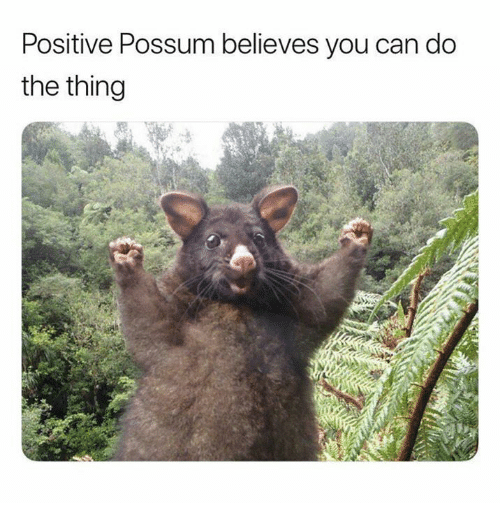
#> input picture images/positive-possum.png, 500 x 525 px
$ jupyter execute opencv_tutorial_1.ipynb   (shell and % lines are left out)
#> lines starting #> are read from the running program, lines starting #| are printed output that depends on the picture
# OpenCV Tutorial

This tutorial is intended to provide an easy start for opencv with Python. At the beginning, basic operations for opening and editing are described!

[cell 1]
import cv2
import numpy as np
import matplotlib.pyplot as plt
import os

[cell 2]
def plot_image(image):
    fig = plt.figure(figsize=(10, 10))

    image = cv2.cvtColor(image, cv2.COLOR_BGR2RGB)
    plt.imshow(image)
    plt.show()

[cell 3]
IMAGE_DIR = './images/'

## Basic image operations

To open a Image use **cv2.imread(image_path,color_mode)**  First argument is image path, even if path is wrong, there wont be an error.
Second argument specifies in what color space image should be loaded
*    **0 : cv2.IMREAD_COLOR** : Loads a color image. Any transparency of image will be neglected. It is the default flag.
*    **1 : cv2.IMREAD_GRAYSCALE** : Loads image in grayscale mode
*    **-1: cv2.IMREAD_UNCHANGED** : Loads image as such including alpha channel

[cell 4]
#load as rgb
img = cv2.imread(os.path.join(IMAGE_DIR,'positive-possum.png'),1)
#> img is the input picture: shape (525, 500, 3); mean B, G, R 167.2, 179.1, 179.1

Be carefull, OpenCV reads images as BGR not RGB, therefor you have to convert the colorspace. Use **cv2.cvtColor(input_img, flag)**
The flag determines the conversion. Useful is **cv2.COLOR_BGR2RGB**, **cv2.COLOR_BGR2GRAY** and **cv2.COLOR_BGR2HSV**

[cell 5]
bgr_img = img
rgb_img = cv2.cvtColor(img, cv2.COLOR_BGR2RGB)
gray_img = cv2.cvtColor(img, cv2.COLOR_BGR2GRAY)
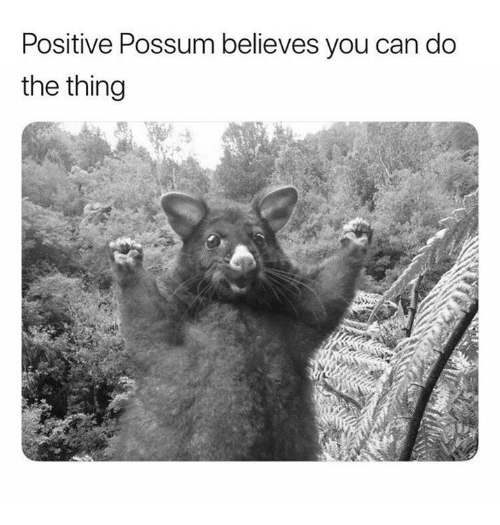
#> gray_img: shape (525, 500); min 14, max 255, mean 177.8

[cell 6]
fig = plt.figure(figsize=(15, 10))

plt.subplot(1,3,1),plt.imshow(bgr_img)
plt.title('BGR'), plt.xticks([]), plt.yticks([])
plt.subplot(1,3,2),plt.imshow(rgb_img)
plt.title('RGB'), plt.xticks([]), plt.yticks([])
plt.subplot(1,3,3),plt.imshow(gray_img, cmap='gray')
plt.title('Gray'), plt.xticks([]), plt.yticks([])

plt.tight_layout()
plt.show()
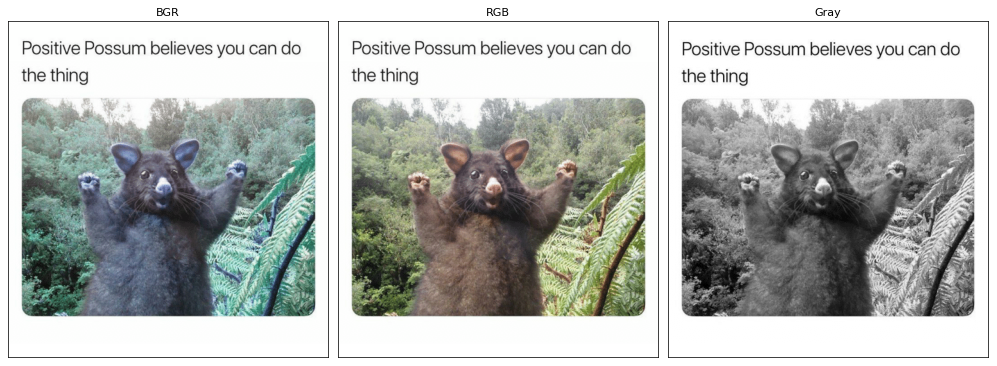
#> figure drawn by matplotlib, 3 panels; B, G, R data is drawn as R, G, B

Get basic information about the image like pixel count and shape.

[cell 7]
pixels = img.size
#> pixels = 787500
shape = img.shape
#> shape = (525, 500, 3)

print(f" pixel: {pixels}")
#|  pixel: 787500
print(f" shape of image: {shape}")
#|  shape of image: (525, 500, 3)

Get one pixel at specific coordiants

[cell 8]
pixel = img[100,100]
#> pixel = [252, 252, 252]
print(f"Pixel color: {pixel}")
#| Pixel color: [252 252 252]

Get an ROI, therefor you have to specify the width and height.

[cell 9]
roi = img[180:300,100:350]
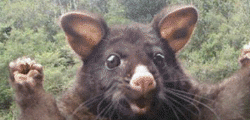
#> roi: shape (120, 250, 3); mean B, G, R 111.4, 122.1, 130.2

plot_image(roi)

Use **cv2.imshow(winname, image)** to show a image with opencv, this generates a new window.


[cell 10]
cv2.imshow('positive possum', img)

This won't work very well with jupyter, thats why we use matplotlib in this tutorial

[cell 11]
cv2.destroyAllWindows()

 Use **cv2.imwrite(filename, img_to_write)** to save a image

[cell 12]
cv2.imwrite(os.path.join(IMAGE_DIR,'new_img.png'), img)
#> Out = True

## Drawing functions

[cell 13]
#start point
start = (10,10)
#end point
end = (100, 500)

#color in RGB
col = (255,0,0)

#line width
thickness = 5

img = cv2.cvtColor(img, cv2.COLOR_BGR2RGB)

line_img = img.copy()
line_img = cv2.line(line_img,start, end, col,thickness)
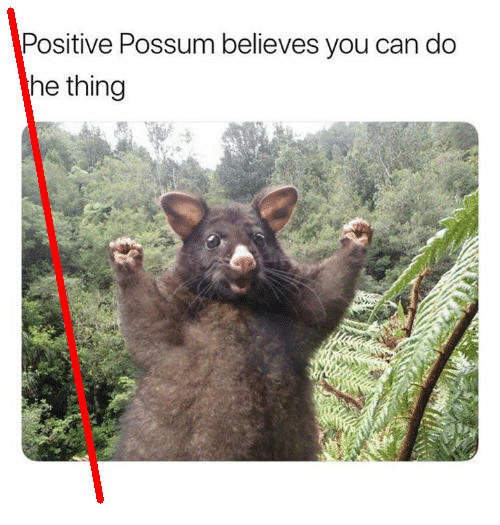
#> line_img: shape (525, 500, 3); mean R, G, B 180.6, 176.9, 165.3

[cell 14]
upper_left = (100,100)
bottom_right = (300, 300)
col = (255,0,0)
thickness = 5
rect_img = img.copy()
rect_img = cv2.rectangle(rect_img,upper_left,bottom_right,col,thickness)
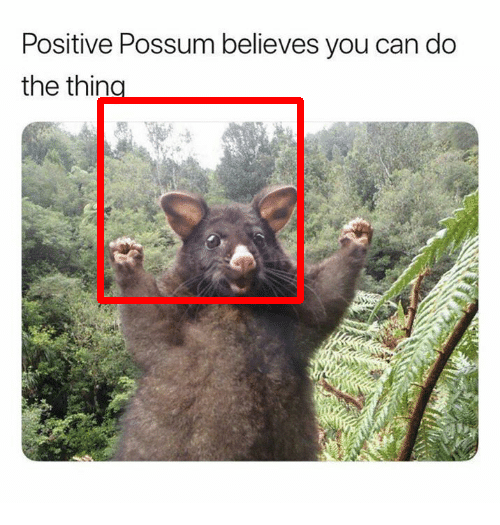
#> rect_img: shape (525, 500, 3); mean R, G, B 181.1, 175.7, 164

[cell 15]
center_1 = (100,100)
center_2 = (300,300)
radius = 50
col = (255,0,0)
thickness_1 = 3

#-1 then the figure is closed
thickness_2 = -1

circle_img = img.copy()
circle_img = cv2.circle(circle_img, center_1, radius, col, thickness_1)
circle_img = cv2.circle(circle_img, center_2, radius, col, thickness_2)

[cell 16]
plt.figure(figsize=(15, 10))

plt.subplot(1,3,1),plt.imshow(line_img)
plt.title('Line'), plt.xticks([]), plt.yticks([])
plt.subplot(1,3,2),plt.imshow(rect_img)
plt.title('Rectangle'), plt.xticks([]), plt.yticks([])
plt.subplot(1,3,3),plt.imshow(circle_img)
plt.title('Circles'), plt.xticks([]), plt.yticks([])

plt.tight_layout()
plt.show()

## Transformation

<cite data-cite="Wikipedia">By Cmglee - Own work, CC BY-SA 3.0, https://commons.wikimedia.org/w/index.php?curid=35180401</cite>

For more information see: [Transformation](https://en.wikipedia.org/wiki/Transformation_matrix)

### Scaling

Scaling is just resizing a image.
**cv2.resize(src, dst, dsize, fx, fy, interpolation)**
src = source image
dst = destination image
dsize = output image size, when zero it is computed by scr shape and fx,fy
fx, fy= scale factor for x and y
interpolation = flag for diffrent [interpolation methods](https://docs.opencv.org/3.4.2/da/d54/group__imgproc__transform.html#ga5bb5a1fea74ea38e1a5445ca803ff121)

[cell 17]
resized_img = cv2.resize(img, None,fx=0.5, fy=0.5)

### Translation
Use Translation to shift a image in x and/or y direction. Therefor you have to calculate a translation matrix M.

[cell 18]
rows,cols, _ = img.shape
#> rows = 525; cols = 500
t_x = 100
t_y = 50

M = np.float32([[1,0,t_x],[0,1,t_y]])
dst = cv2.warpAffine(img,M,(cols,rows))

plot_image(dst)

### Rotation

[cell 19]
rows, cols, _ = img.shape
angle = 45

M = cv2.getRotationMatrix2D((cols/2,rows/2),angle,1)
dst = cv2.warpAffine(img,M,(cols,rows))

plot_image(dst)

### Fliping  a image
**cv2.flip(soure_image, flip_code)**

**flip_code = 0** flips around x
**flip_code = 1** flips around y
**flip_code = -1** flips around x and y

[cell 20]
x_flipt= cv2.flip(img, 0)
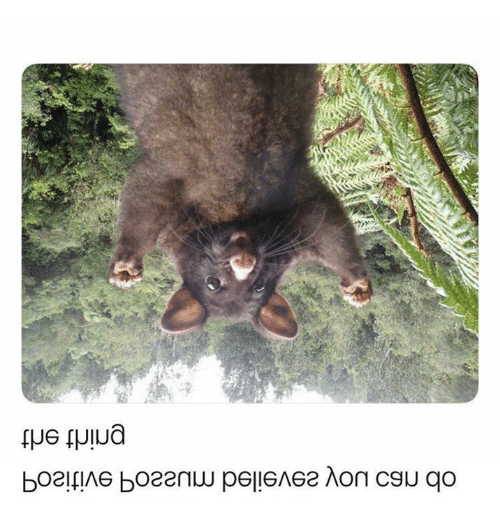
#> x_flipt: shape (525, 500, 3); mean R, G, B 179.1, 179.1, 167.2
y_flipt= cv2.flip(img, 1)
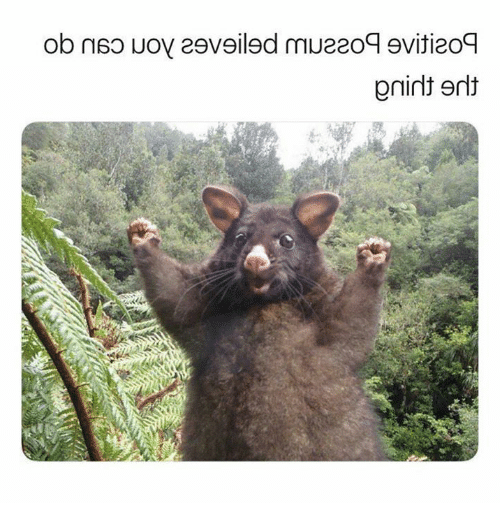
#> y_flipt: shape (525, 500, 3); mean R, G, B 179.1, 179.1, 167.2
xy_flipt= cv2.flip(img, -1)
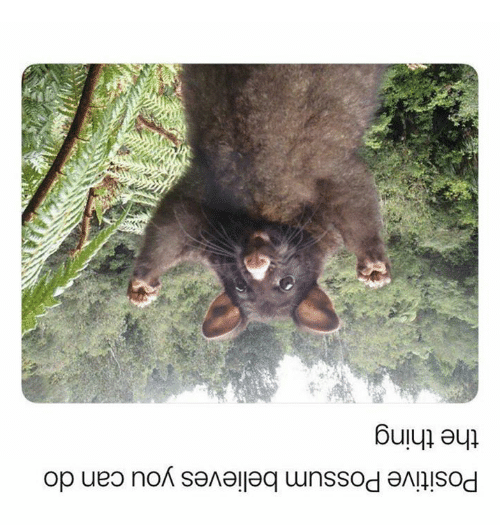
#> xy_flipt: shape (525, 500, 3); mean R, G, B 179.1, 179.1, 167.2

[cell 21]
plt.figure(figsize=(15, 10))

plt.subplot(1,3,1),plt.imshow(x_flipt)
plt.title('X-Flipt'), plt.xticks([]), plt.yticks([])
plt.subplot(1,3,2),plt.imshow(y_flipt)
plt.title('Y-Flipt'), plt.xticks([]), plt.yticks([])
plt.subplot(1,3,3),plt.imshow(xy_flipt)
plt.title('XY-Flipt'), plt.xticks([]), plt.yticks([])

plt.tight_layout()
plt.show()

## Transformation
For transformation we need three point coordinates from input image and their location in the output image. This points are used as input values for **cv2.getAffineTransfomation(orig_points, out_points)**

### affine transformation

With affine transformation parallel lines in the scoure image will still be parallel in the output image. The wrapAffine function takes a 3x2 transformation matrix as input. dst = cv2.warpAffine(source_image,transformation_matrix,(img_cols,img_rows))

[cell 22]
rows,cols, _ = img.shape

orig_pts = np.float32([[50,50],[200,50],[50,200]])
out_pts = np.float32([[10,100],[200,50],[100,250]])

M = cv2.getAffineTransform(orig_pts,out_pts)

dst = cv2.warpAffine(img,M,(cols,rows))
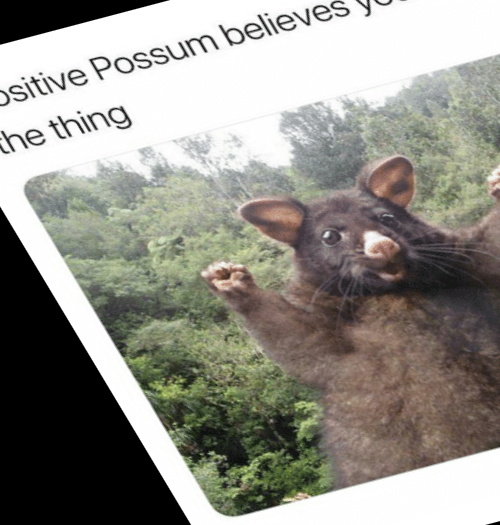
#> dst: shape (525, 500, 3); mean R, G, B 146.2, 144.6, 136.8
plot_image(dst)

### perspective transformation

[cell 23]
rows,cols,ch = img.shape
#> ch = 3

input_points = np.float32([[50,65],[368,52],[28,387],[389,390]])
out_points = np.float32([[0,0],[300,0],[0,300],[300,300]])

M = cv2.getPerspectiveTransform(input_points,out_points)

dst = cv2.warpPerspective(img,M,(300,300))
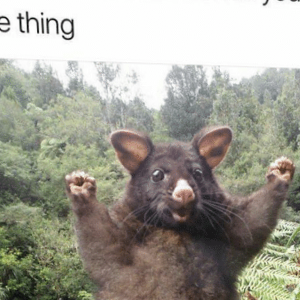
#> dst: shape (300, 300, 3); mean R, G, B 160.7, 159, 148.2
plot_image(dst)

$ run again, with images/tf.png copied over images/positive-possum.png
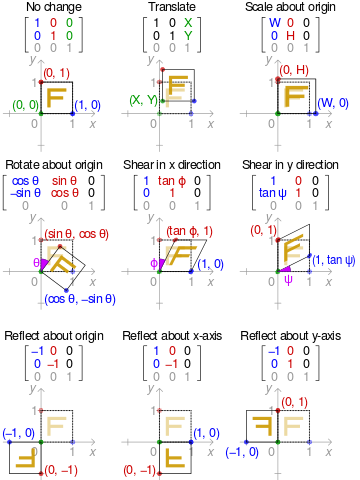
#> input picture images/tf.png, 360 x 480 px
#> img is the input picture: shape (480, 360, 3); mean B, G, R 242.3, 241.8, 243.7
#|  pixel: 518400
#|  shape of image: (480, 360, 3)
#> pixel = [255, 255, 255]
#| Pixel color: [255 255 255]
#> Out = True
#> line_img: shape (480, 360, 3); mean R, G, B 243.9, 237, 237.5
#> rect_img: shape (480, 360, 3); mean R, G, B 244.2, 234, 234.6
#> image: shape (480, 360, 3)
#> `dst = cv2.warpPerspective(img,M,(300,300))`:
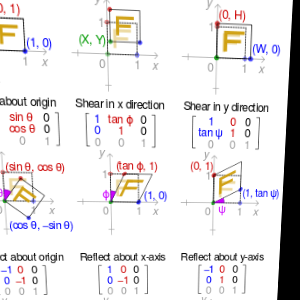
#> dst: shape (300, 300, 3); mean R, G, B 231.4, 229, 229.5
#> image: shape (300, 300, 3)
